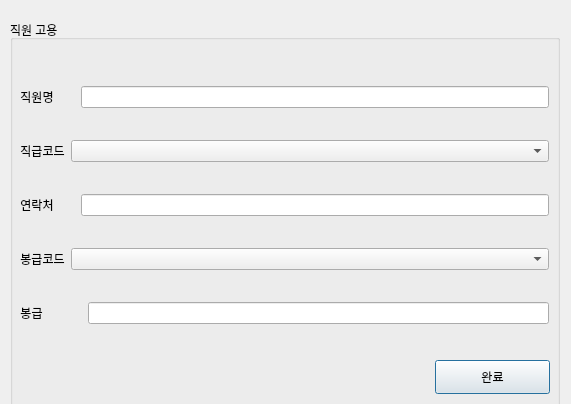
<?xml version="1.0" encoding="UTF-8"?>
<ui version="4.0">
 <class>Dialog</class>
 <widget class="QDialog" name="Dialog">
  <property name="geometry">
   <rect>
    <x>0</x>
    <y>0</y>
    <width>571</width>
    <height>404</height>
   </rect>
  </property>
  <property name="windowTitle">
   <string>Dialog</string>
  </property>
  <widget class="QGroupBox" name="groupBox_8">
   <property name="geometry">
    <rect>
     <x>10</x>
     <y>20</y>
     <width>550</width>
     <height>450</height>
    </rect>
   </property>
   <property name="palette">
    <palette>
     <active>
      <colorrole role="Text">
       <brush brushstyle="SolidPattern">
        <color alpha="255">
         <red>255</red>
         <green>0</green>
         <blue>0</blue>
        </color>
       </brush>
      </colorrole>
     </active>
     <inactive>
      <colorrole role="Text">
       <brush brushstyle="SolidPattern">
        <color alpha="255">
         <red>255</red>
         <green>0</green>
         <blue>0</blue>
        </color>
       </brush>
      </colorrole>
     </inactive>
     <disabled>
      <colorrole role="Text">
       <brush brushstyle="SolidPattern">
        <color alpha="255">
         <red>120</red>
         <green>120</green>
         <blue>120</blue>
        </color>
       </brush>
      </colorrole>
     </disabled>
    </palette>
   </property>
   <property name="title">
    <string>직원 고용</string>
   </property>
   <property name="flat">
    <bool>true</bool>
   </property>
   <widget class="QPushButton" name="pushButton_21">
    <property name="geometry">
     <rect>
      <x>425</x>
      <y>340</y>
      <width>115</width>
      <height>34</height>
     </rect>
    </property>
    <property name="text">
     <string>완료</string>
    </property>
   </widget>
   <widget class="QWidget" name="layoutWidget">
    <property name="geometry">
     <rect>
      <x>10</x>
      <y>40</y>
      <width>529</width>
      <height>291</height>
     </rect>
    </property>
    <layout class="QVBoxLayout" name="verticalLayout_13">
     <item>
      <layout class="QHBoxLayout" name="horizontalLayout_6">
       <property name="spacing">
        <number>27</number>
       </property>
       <item>
        <widget class="QLabel" name="label_17">
         <property name="enabled">
          <bool>true</bool>
         </property>
         <property name="text">
          <string>직원명</string>
         </property>
         <property name="alignment">
          <set>Qt::AlignCenter</set>
         </property>
        </widget>
       </item>
       <item>
        <widget class="QLineEdit" name="lineEdit_7">
         <property name="enabled">
          <bool>true</bool>
         </property>
         <property name="autoFillBackground">
          <bool>false</bool>
         </property>
         <property name="text">
          <string/>
         </property>
         <property name="alignment">
          <set>Qt::AlignCenter</set>
         </property>
         <property name="readOnly">
          <bool>false</bool>
         </property>
        </widget>
       </item>
      </layout>
     </item>
     <item>
      <layout class="QHBoxLayout" name="horizontalLayout_7">
       <item>
        <widget class="QLabel" name="label_18">
         <property name="enabled">
          <bool>true</bool>
         </property>
         <property name="sizePolicy">
          <sizepolicy hsizetype="Fixed" vsizetype="Preferred">
           <horstretch>0</horstretch>
           <verstretch>0</verstretch>
          </sizepolicy>
         </property>
         <property name="text">
          <string>직급코드</string>
         </property>
         <property name="alignment">
          <set>Qt::AlignCenter</set>
         </property>
        </widget>
       </item>
       <item>
        <widget class="QComboBox" name="comboBox"/>
       </item>
      </layout>
     </item>
     <item>
      <layout class="QHBoxLayout" name="horizontalLayout_8">
       <property name="spacing">
        <number>27</number>
       </property>
       <item>
        <widget class="QLabel" name="label_19">
         <property name="enabled">
          <bool>true</bool>
         </property>
         <property name="text">
          <string>연락처</string>
         </property>
         <property name="alignment">
          <set>Qt::AlignCenter</set>
         </property>
        </widget>
       </item>
       <item>
        <widget class="QLineEdit" name="lineEdit_9">
         <property name="enabled">
          <bool>true</bool>
         </property>
         <property name="autoFillBackground">
          <bool>false</bool>
         </property>
         <property name="text">
          <string/>
         </property>
         <property name="alignment">
          <set>Qt::AlignCenter</set>
         </property>
         <property name="readOnly">
          <bool>false</bool>
         </property>
        </widget>
       </item>
      </layout>
     </item>
     <item>
      <layout class="QHBoxLayout" name="horizontalLayout_9">
       <item>
        <widget class="QLabel" name="label_20">
         <property name="enabled">
          <bool>true</bool>
         </property>
         <property name="sizePolicy">
          <sizepolicy hsizetype="Fixed" vsizetype="Preferred">
           <horstretch>0</horstretch>
           <verstretch>0</verstretch>
          </sizepolicy>
         </property>
         <property name="text">
          <string>봉급코드</string>
         </property>
         <property name="alignment">
          <set>Qt::AlignCenter</set>
         </property>
        </widget>
       </item>
       <item>
        <widget class="QComboBox" name="comboBox_2"/>
       </item>
      </layout>
     </item>
     <item>
      <layout class="QHBoxLayout" name="horizontalLayout_10" stretch="0,0">
       <property name="spacing">
        <number>45</number>
       </property>
       <item>
        <widget class="QLabel" name="label_21">
         <property name="enabled">
          <bool>true</bool>
         </property>
         <property name="text">
          <string>봉급</string>
         </property>
         <property name="alignment">
          <set>Qt::AlignCenter</set>
         </property>
        </widget>
       </item>
       <item>
        <widget class="QLineEdit" name="lineEdit_11">
         <property name="enabled">
          <bool>true</bool>
         </property>
         <property name="autoFillBackground">
          <bool>false</bool>
         </property>
         <property name="text">
          <string/>
         </property>
         <property name="alignment">
          <set>Qt::AlignCenter</set>
         </property>
         <property name="readOnly">
          <bool>false</bool>
         </property>
        </widget>
       </item>
      </layout>
     </item>
    </layout>
   </widget>
  </widget>
 </widget>
 <resources/>
 <connections/>
</ui>
